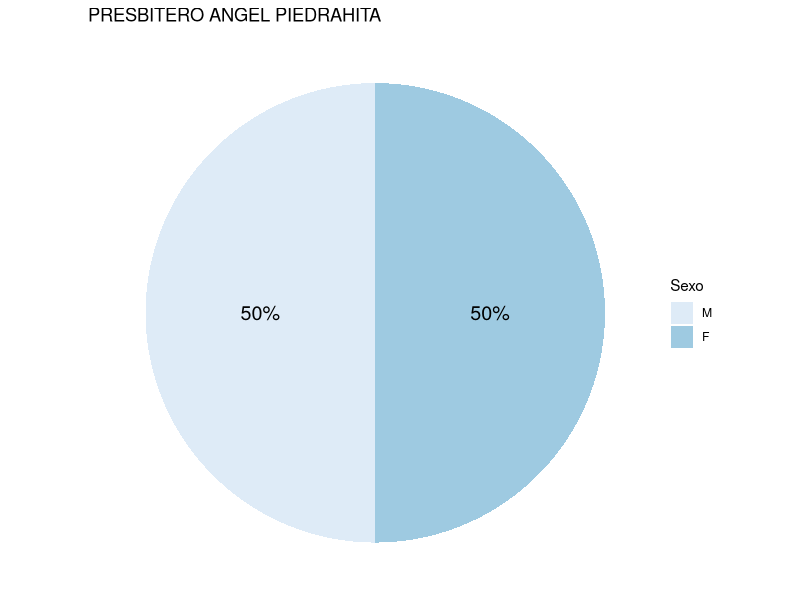
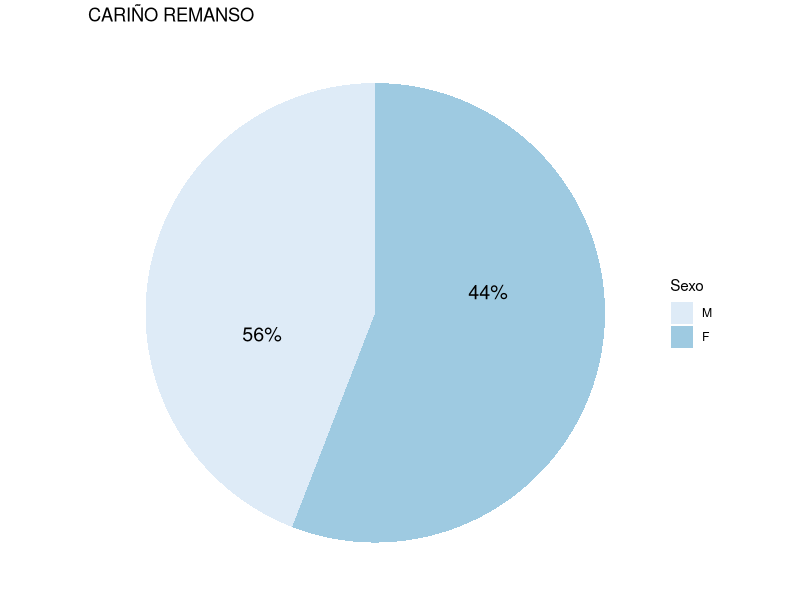
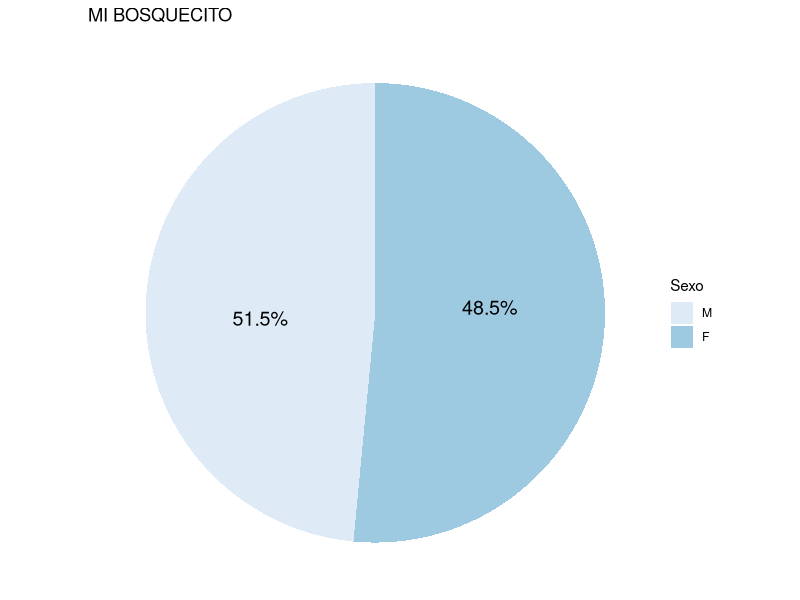
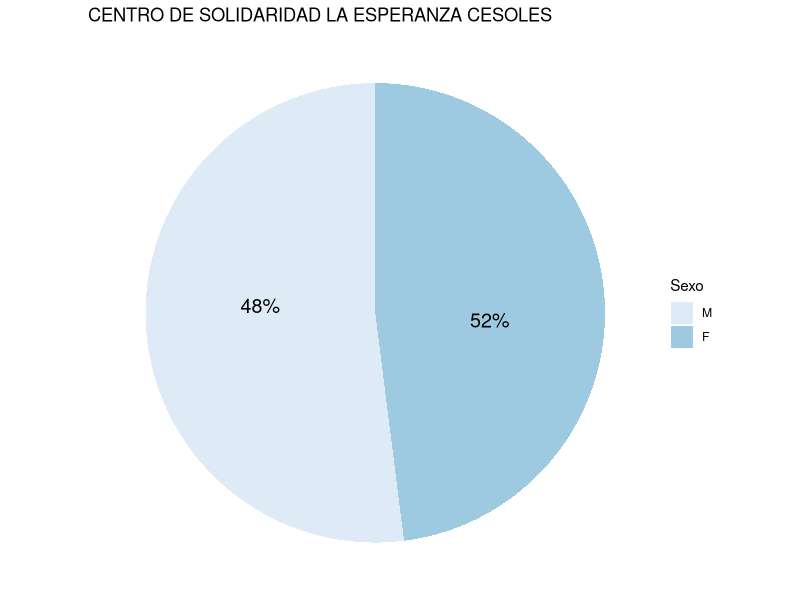
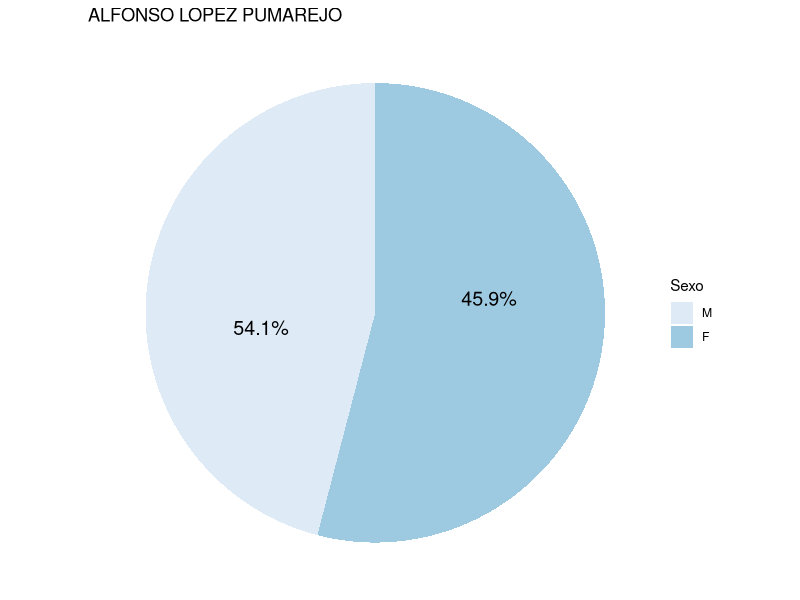
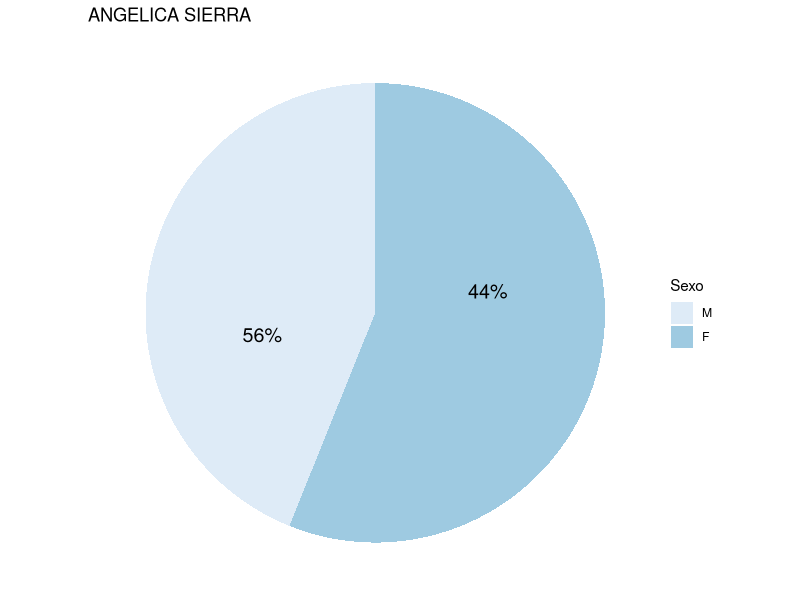
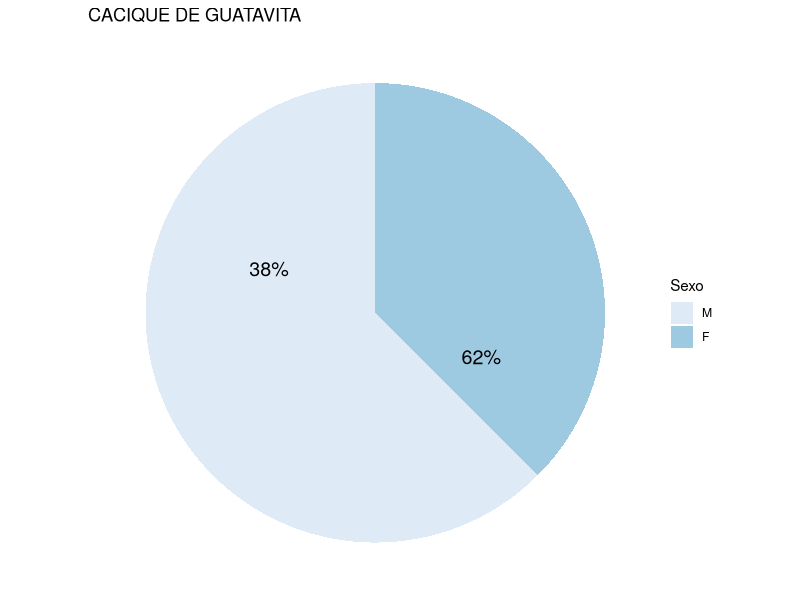
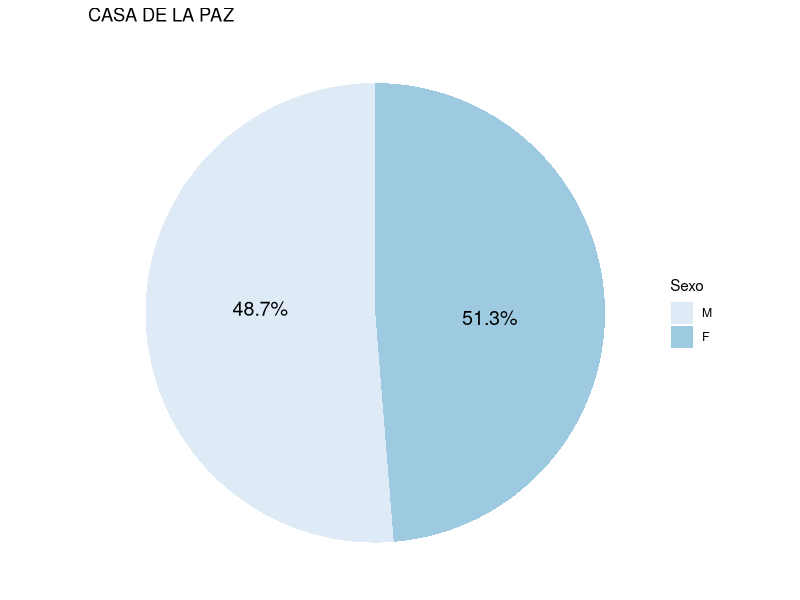

The R script that drew these images, in order: (Note: this script raises an error after producing the figures.)
setwd("") #set your working directory
x<-read.csv2("data.csv")
x<-x[c(1:102),]

library(ggplot2)
library(reshape2)

g.1<-x[,c(6,12)]
g.2<-x[,c(6,13,14)]
g.3<-x[,c(6,15,16)]
g.4<-x[,c(6,17,18,19)]
g.5<-x[,c(6,21,22,23)]
g.6<-x[,c(6,25,26,27)]

setwd("") #where want your files to be saved?

MultiplePiePlots<-function(data){
  for (i in 1:nrow(data)){
    data.1<-as.data.frame(data[i,])
    colnames(data.1)<-c("NIDO","M","F")
    name<-as.character(data.1$NIDO)
    dd=melt(data.1, id=c("NIDO"))
    dd<-dd[,-1]
    colnames(dd)<-c("group","value")
    bp<- ggplot(dd, aes(x="", y=value, fill=group))+
      geom_bar(width = 1, stat = "identity")
    
    pie <- bp + coord_polar("y", start=0)
    library(scales)
    pie + scale_fill_brewer("Sexo") + theme_void() +
      theme(axis.text.x=element_blank())+
      geom_text(aes(y = value/2 + c(0, cumsum(value)[-length(value)]), 
                    label = percent(value/sum(value))), size=5)+ggtitle(name)
    filename<-paste(name,'.pdf',sep='')
    ggsave(filename, plot = last_plot(), device = "pdf")
  }
}
MultiplePiePlots(g.2)

MultipleBarPlot_G3<-function(data){
  for (i in 1:nrow(data)){
    data.1<-as.data.frame(data[i,])
    colnames(data.1)<-c("NIDO","Mod. Familiar","Mod. Institucional")
    name<-as.character(data.1$NIDO)
    library(reshape2)
    dd=melt(data.1, id=c("NIDO"))
    dd<-dd[,-1]
    colnames(dd)<-c("group","value")
    library(ggplot2)
    p <-ggplot(dd, aes(group, value))
    p +geom_bar(stat = "identity",fill="steelblue")+
      #geom_text(aes(label=value), vjust=-0.3, size=6)+
      theme_classic()+ggtitle(name)+ylab("")+xlab("Beneficiarios")+
      geom_text(aes(y = value/2 + c(0, cumsum(value)[-length(value)]), 
                    label = percent(value/sum(value))), size=5,position = "identity")+ggtitle(name)
    
    filename<-paste(name,'.pdf',sep='')
    ggsave(filename, plot = last_plot(), device = "pdf")
  }
}
MultipleBarPlot_G3(g.3)

MultipleBarPlot_G4<-function(data){
  for (i in 1:nrow(data)){
    data.1<-as.data.frame(data[i,])
    colnames(x.4.1)<-c("NIDO","Menores 1 año","Entre 1 y 3 años", "Entre 3 y 6 años")
    name<-as.character(data.1$NIDO)
    library(reshape2)
    dd=melt(data.1, id=c("NIDO"))
    dd<-dd[,-1]
    colnames(dd)<-c("group","value")
    library(ggplot2)
    p <-ggplot(dd, aes(group, value))
    p +geom_bar(stat = "identity",fill="steelblue")+
      geom_text(aes(label=value), vjust=-0.3, size=6)+
      theme_classic()+ggtitle(name)+ylab("")+xlab("Beneficiarios")+
      geom_text(aes(y = value/2 + c(0, cumsum(value)[-length(value)]), 
                    label = percent(value/sum(value))), size=5,position = "identity")+ggtitle(name)
    
    filename<-paste(name,'.pdf',sep='')
    ggsave(filename, plot = last_plot(), device = "pdf")
  }
}
MultipleBarPlot_G4(g.4)

MultipleBarPlot_G5<-function(data){
  for (i in 1:nrow(data)){
    data.1<-as.data.frame(data[i,])
    colnames(x.4.1)<-c("NIDO","Afro","Indígenas", "Blanco/Mestizo")
    name<-as.character(data.1$NIDO)
    library(reshape2)
    dd=melt(data.1, id=c("NIDO"))
    dd<-dd[,-1]
    colnames(dd)<-c("group","value")
    library(ggplot2)
    p <-ggplot(dd, aes(group, value))
    p +geom_bar(stat = "identity",fill="steelblue")+
      geom_text(aes(label=value), vjust=-0.3, size=6)+
      theme_classic()+ggtitle(name)+ylab("")+xlab("Beneficiarios")+
      geom_text(aes(y = value/2 + c(0, cumsum(value)[-length(value)]), 
                    label = percent(value/sum(value))), size=5,position = "identity")+ggtitle(name)
    
    filename<-paste(name,'.pdf',sep='')
    ggsave(filename, plot = last_plot(), device = "pdf")
  }
}
MultipleBarPlot_G5(g.5)

MultipleBarPlot_G6<-function(data){
  for (i in 1:nrow(data)){
    data.1<-as.data.frame(data[i,])
    colnames(x.4.1)<-c("NIDO","Adolescentes","18-24 años", "<24 años")
    name<-as.character(data.1$NIDO)
    library(reshape2)
    dd=melt(data.1, id=c("NIDO"))
    dd<-dd[,-1]
    colnames(dd)<-c("group","value")
    library(ggplot2)
    p <-ggplot(dd, aes(group, value))
    p +geom_bar(stat = "identity",fill="steelblue")+
      geom_text(aes(label=value), vjust=-0.3, size=6)+
      theme_classic()+ggtitle(name)+ylab("")+xlab("Madres Beneficiarias")+
      geom_text(aes(y = value/2 + c(0, cumsum(value)[-length(value)]), 
                    label = percent(value/sum(value))), size=5,position = "identity")+ggtitle(name)
    
    filename<-paste(name,'.pdf',sep='')
    ggsave(filename, plot = last_plot(), device = "pdf")
  }
}
MultipleBarPlot_G6(g.6)